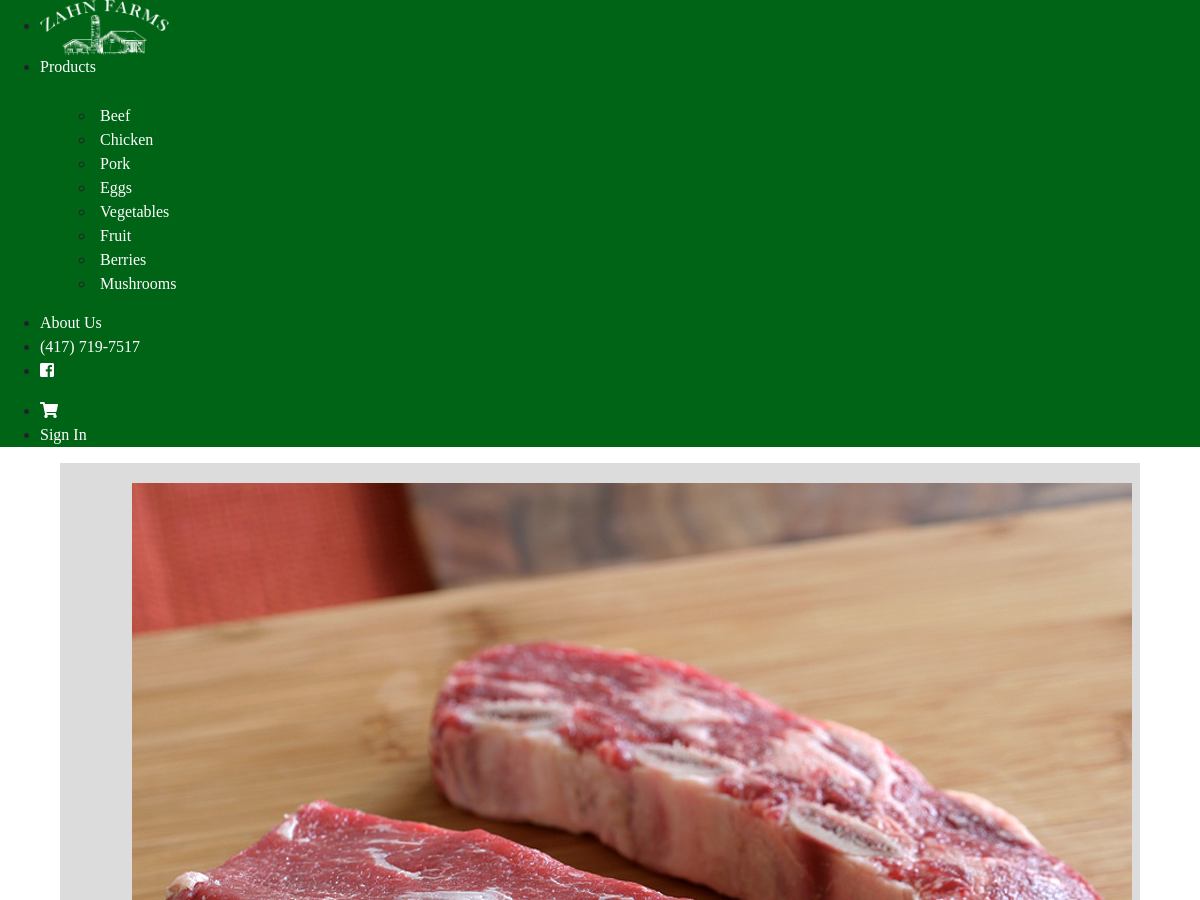
/product?catID=41&prodID=4 (upper part), run on an earlier commit of the app's database.
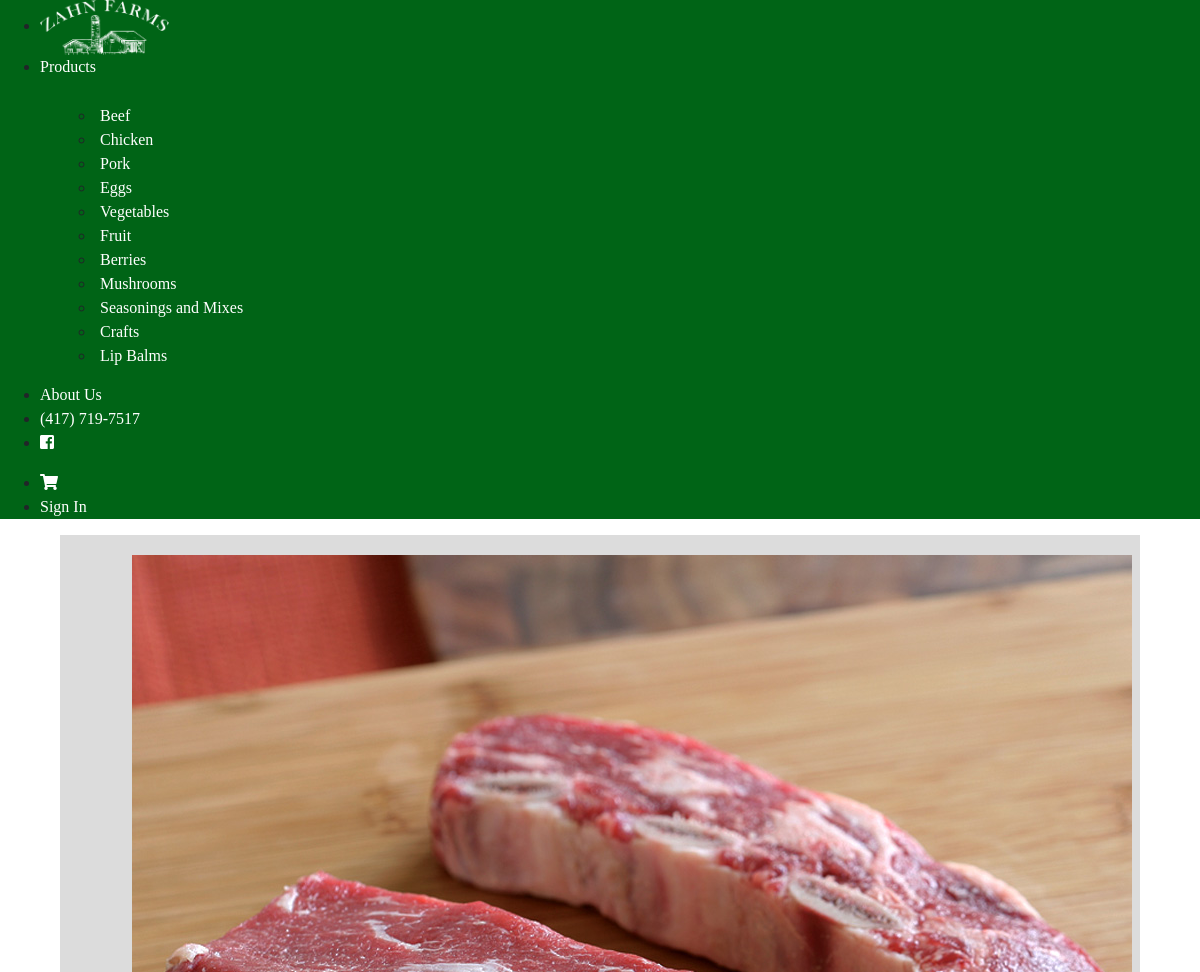
And on a later commit of the database.
### tables this page shows
CREATE TABLE `categories` (
  `catID` int(11) NOT NULL,
  `catName` varchar(25) NOT NULL,
  `image` varchar(255) NOT NULL,
  `hide` tinyint(1) NOT NULL
);

CREATE TABLE `products` (
  `productID` int(11) NOT NULL,
  `productName` varchar(50) NOT NULL,
  `portionsID` int(11) NOT NULL,
  `price` decimal(10,2) DEFAULT NULL,
  `qty` decimal(10,1) DEFAULT NULL,
  `shortDesc` varchar(255) DEFAULT NULL,
  `fullDesc` varchar(255) DEFAULT NULL,
  `catID` int(11) NOT NULL,
  `image` varchar(255) NOT NULL,
  `sizeID` int(11) DEFAULT NULL,
  `outOfSeason` tinyint(1) NOT NULL,
  `hide` tinyint(1) NOT NULL
);

### models/products_db.php (called while the page is built, shortened)
<?php
function getAllCategories(){
    global $db;
    $sql = "SELECT * FROM categories";
    $qry = $db->query($sql);
    $aryCat = $qry->fetchAll();
    return $aryCat;
}
function prodByID($prodID){
    global $db;
    $sql = "select * from products where productID = $prodID";
    $qry = $db->query($sql);
    $product = $qry->fetch();
    return $product;
}

### models/requests.php (called while the page is built, shortened)
<?php
$prodID = filter_input(INPUT_GET, "prodID");
?>

### product/product.php (the view, shortened to what this page needs)
<?php
$prod = prodByID($prodID);
?>
<div class="product-card-full uk-grid-small uk-flex-center uk-text-center" style="width:90%; margin:auto" uk-grid>
  <div class="uk-card uk-card-default uk-width-1-2">
    <img src="../images/<?=$prod['image']?>" alt="<?=$prod['productName']?> Image">
  </div>
</div>

### views/header.php (shortened to what this page needs)
<!DOCTYPE html>
<html lang="en">
<head>
    <link rel="stylesheet" href="https://stackpath.bootstrapcdn.com/bootstrap/4.1.3/css/bootstrap.min.css"
>
    <link rel="stylesheet" href="https://use.fontawesome.com/releases/v5.5.0/css/all.css"
>
    <link rel="stylesheet" href="https://cdn.jsdelivr.net/npm/uikit@3.6.17/dist/css/uikit.min.css" />
    <link rel="stylesheet" href="../views/styles.css">
</head>
<body>
    <?php
        include "../models/db.php";
        include "../models/products_db.php";
        include "../views/navbar.php";
    ?>

### views/navbar.php (shortened to what this page needs)
<div class="no-print" uk-sticky="sel-target: .uk-navbar-container; cls-active: uk-navbar-sticky">
    <nav class="nav-bar uk-navbar-container" uk-navbar>
        <div class="uk-navbar-left">
            <ul class="uk-navbar-nav">
                <li>
                    <a class="uk-logo" style="min-width:177px;" href="../product/">
                        <img style="" src="../images/Logo.png" alt="Zahn Farms Logo">
                    </a>
                </li>
                <li>
                    <a href="../product/">Products</a>
                    <div class="uk-navbar-dropdown" delay-hide="250">
                        <ul class="uk-nav uk-navbar-dropdown-nav">
                            <?php
                            $aryCat = getAllCategories();
                            foreach($aryCat as $cat){
                            ?>
                            <li><a href="../product?catID=<?=$cat['catID']?>"><?=$cat['catName']?></a></li>
                            <?php
                            }
                            ?>
                        </ul>
                    </div>
                </li>
                <li><a href="../aboutUs/aboutUs.php">About Us</a></li>
                <li><a href="tel:417-719-7517" class="navContact">(417) 719-7517</a></li>
                <li><a href="https://www.facebook.com/ZahnFarms/" target="_blank"><i
                            class="fab fa-facebook-square"></i></a></li>
            </ul>
        </div>
        <div class="uk-navbar-right">
            <ul class="uk-navbar-nav">
                <li><a href="../product/cart.php"><i class="fas fa-shopping-cart"></i></a></li>
                <li><a href="../admin/">Sign In</a></li>
            </ul>
        </div>
    </nav>
</div>

### product/index.php (shortened to what this page needs)
<?php
include "../views/header.php";
include '../models/requests.php';
echo"<div class='content-container'>";
if (!isset($catID)){
    include "categories.php";
}
else if (!isset($prodID)) {
    include "products.php";
}
else {
    include "product.php";
}
echo"</div>";
include "../views/footer.php";
?>

### views/footer.php (shortened to what this page needs)
</body>
</html>

### views/styles.css (style rules this page uses)
:root { --primary-green: #006416; --secondary-green: #18890B; --dark-green: #022900; }
html, body { background-image: url("../images/barnWood.jpg"); background-size: cover; padding:0px; font-family: "Caveat Brush", cursive; }
body { display: flex; flex-direction: column; min-height: 100vh; }
.uk-navbar-container { background-color: var(--primary-green) !important; }
.uk-navbar-nav>li>a { font-family: 'Libre Baskerville', serif; font-weight: 500; font-size: 1em; }
.uk-navbar-dropdown { background-color: var(--primary-green); font-family: 'Libre Baskerville', cursive; padding: 15px; margin-top:10px; }
.uk-navbar-dropdown-nav>li>a { padding-left:5px; }
nav a, nav a:hover { color: white !important; text-decoration: none; }
nav img { height:55px; width: 129px; }
.content-container { background-color: rgba(201, 201, 201, 0.643); width: 90%; margin:auto; margin-top:0px; padding:20px; min-height:70vh; }
.uk-card { font-family: 'Caveat Brush', cursive; font-size: 1.4em; background-color: rgba(1,1,1,0); box-shadow: none; }
.no-print { display: block; }

What changed in the data, as far as the page shows it:
added categories: catName "Seasonings and Mixes"
added categories: catName "Crafts"
added categories: catName "Lip Balms"
